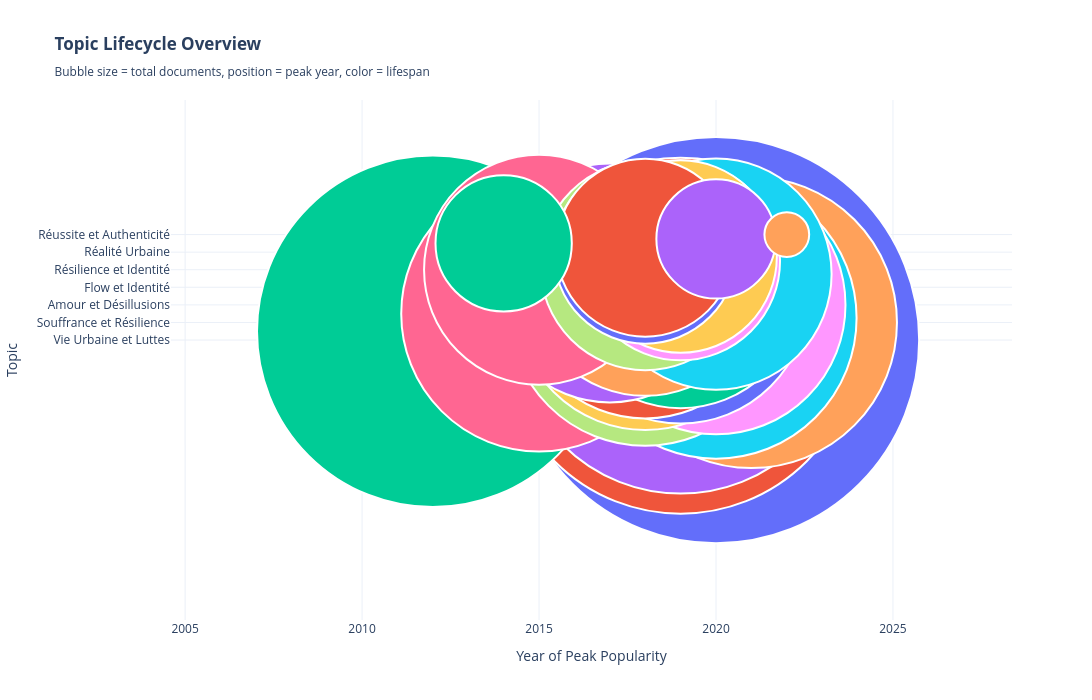

Notebook code for this chart:
### Code cell
#============ VIZ 14: TOPIC LIFECYCLE BUBBLE ============
fig14 = go.Figure()

for _, row in appearance_df.iterrows():
    fig14.add_trace(go.Scatter(
        x=[row['Peak_Year']],
        y=[row['Label']],
        mode='markers',
        marker=dict(
            size=row['Total_Documents'] / 20,  # Bubble size = total docs
            color=row['Lifespan_Years'],  # Color = lifespan
            colorscale='Viridis',
            showscale=False,
            line=dict(width=2, color='white')
        ),
        text=f"<b>{row['Label']}</b><br>" +
             f"Peak Year: {row['Peak_Year']}<br>" +
             f"Lifespan: {row['Lifespan_Years']} years<br>" +
             f"Total Docs: {row['Total_Documents']}<br>" +
             f"Trend: {row['Trend']}",
        hovertemplate='%{text}<extra></extra>',
        name=''
    ))

fig14.update_layout(
    title="<b>Topic Lifecycle Overview</b><br><sub>Bubble size = total documents, position = peak year, color = lifespan</sub>",
    xaxis_title="Year of Peak Popularity",
    yaxis_title="Topic",
    height=700,
    width=1200,
    template="plotly_white",
    showlegend=False,
    hovermode='closest'
)

fig14.write_html("viz_14_lifecycle_bubble.html")
print("✓ Saved: viz_14_lifecycle_bubble.html")
fig14

### Figure 1 — Plotly figure (JSON) as saved in the notebook; plotly's stock layout.template omitted (floating-point values rounded to 4 significant figures)
{"data": [{"hovertemplate": "%{text}<extra></extra>", "marker": {"color": 32, "colorscale": [[0, "#440154"], [0.1111, "#482878"], [0.2222, "#3e4989"], [0.3333, "#31688e"], [0.4444, "#26828e"], [0.5556, "#1f9e89"], [0.6667, "#35b779"], [0.7778, "#6ece58"], [0.8889, "#b5de2b"], [1, "#fde725"]], "line": {"color": "white", "width": 2}, "showscale": false, "size": 406.3}, "mode": "markers", "name": "", "text": "<b>Vie Urbaine et Luttes</b><br>Peak Year: 2020<br>Lifespan: 32 years<br>Total Docs: 8126<br>Trend: ↑ Rising", "type": "scatter", "x": [2020], "y": ["Vie Urbaine et Luttes"]}, {"hovertemplate": "%{text}<extra></extra>", "marker": {"color": 32, "colorscale": [[0, "#440154"], [0.1111, "#482878"], [0.2222, "#3e4989"], [0.3333, "#31688e"], [0.4444, "#26828e"], [0.5556, "#1f9e89"], [0.6667, "#35b779"], [0.7778, "#6ece58"], [0.8889, "#b5de2b"], [1, "#fde725"]], "line": {"color": "white", "width": 2}, "showscale": false, "size": 356}, "mode": "markers", "name": "", "text": "<b>Vie de Quartier</b><br>Peak Year: 2019<br>Lifespan: 32 years<br>Total Docs: 7120<br>Trend: ↑ Rising", "type": "scatter", "x": [2019], "y": ["Vie de Quartier"]}, {"hovertemplate": "%{text}<extra></extra>", "marker": {"color": 32, "colorscale": [[0, "#440154"], [0.1111, "#482878"], [0.2222, "#3e4989"], [0.3333, "#31688e"], [0.4444, "#26828e"], [0.5556, "#1f9e89"], [0.6667, "#35b779"], [0.7778, "#6ece58"], [0.8889, "#b5de2b"], [1, "#fde725"]], "line": {"color": "white", "width": 2}, "showscale": false, "size": 351.7}, "mode": "markers", "name": "", "text": "<b>Identité et Authenticité</b><br>Peak Year: 2012<br>Lifespan: 32 years<br>Total Docs: 7034<br>Trend: ↑ Rising", "type": "scatter", "x": [2012], "y": ["Identité et Authenticité"]}, {"hovertemplate": "%{text}<extra></extra>", "marker": {"color": 32, "colorscale": [[0, "#440154"], [0.1111, "#482878"], [0.2222, "#3e4989"], [0.3333, "#31688e"], [0.4444, "#26828e"], [0.5556, "#1f9e89"], [0.6667, "#35b779"], [0.7778, "#6ece58"], [0.8889, "#b5de2b"], [1, "#fde725"]], "line": {"color": "white", "width": 2}, "showscale": false, "size": 333.4}, "mode": "markers", "name": "", "text": "<b>Identité et Résilience</b><br>Peak Year: 2019<br>Lifespan: 32 years<br>Total Docs: 6667<br>Trend: ↑ Rising", "type": "scatter", "x": [2019], "y": ["Identité et Résilience"]}, {"hovertemplate": "%{text}<extra></extra>", "marker": {"color": 32, "colorscale": [[0, "#440154"], [0.1111, "#482878"], [0.2222, "#3e4989"], [0.3333, "#31688e"], [0.4444, "#26828e"], [0.5556, "#1f9e89"], [0.6667, "#35b779"], [0.7778, "#6ece58"], [0.8889, "#b5de2b"], [1, "#fde725"]], "line": {"color": "white", "width": 2}, "showscale": false, "size": 291.1}, "mode": "markers", "name": "", "text": "<b>Souffrance et Résilience</b><br>Peak Year: 2021<br>Lifespan: 32 years<br>Total Docs: 5822<br>Trend: ↑ Rising", "type": "scatter", "x": [2021], "y": ["Souffrance et Résilience"]}, {"hovertemplate": "%{text}<extra></extra>", "marker": {"color": 32, "colorscale": [[0, "#440154"], [0.1111, "#482878"], [0.2222, "#3e4989"], [0.3333, "#31688e"], [0.4444, "#26828e"], [0.5556, "#1f9e89"], [0.6667, "#35b779"], [0.7778, "#6ece58"], [0.8889, "#b5de2b"], [1, "#fde725"]], "line": {"color": "white", "width": 2}, "showscale": false, "size": 281.1}, "mode": "markers", "name": "", "text": "<b>Vie de Rue et Résilience</b><br>Peak Year: 2020<br>Lifespan: 32 years<br>Total Docs: 5623<br>Trend: ↑ Rising", "type": "scatter", "x": [2020], "y": ["Vie de Rue et Résilience"]}, {"hovertemplate": "%{text}<extra></extra>", "marker": {"color": 32, "colorscale": [[0, "#440154"], [0.1111, "#482878"], [0.2222, "#3e4989"], [0.3333, "#31688e"], [0.4444, "#26828e"], [0.5556, "#1f9e89"], [0.6667, "#35b779"], [0.7778, "#6ece58"], [0.8889, "#b5de2b"], [1, "#fde725"]], "line": {"color": "white", "width": 2}, "showscale": false, "size": 275.6}, "mode": "markers", "name": "", "text": "<b>Violence et Inégalités Sociales</b><br>Peak Year: 2015<br>Lifespan: 32 years<br>Total Docs: 5513<br>Trend: ↑ Rising", "type": "scatter", "x": [2015], "y": ["Violence et Inégalités Sociales"]}, {"hovertemplate": "%{text}<extra></extra>", "marker": {"color": 32, "colorscale": [[0, "#440154"], [0.1111, "#482878"], [0.2222, "#3e4989"], [0.3333, "#31688e"], [0.4444, "#26828e"], [0.5556, "#1f9e89"], [0.6667, "#35b779"], [0.7778, "#6ece58"], [0.8889, "#b5de2b"], [1, "#fde725"]], "line": {"color": "white", "width": 2}, "showscale": false, "size": 273.1}, "mode": "markers", "name": "", "text": "<b>Bouleversements sociaux et personnels</b><br>Peak Year: 2018<br>Lifespan: 32 years<br>Total Docs: 5462<br>Trend: ↑ Rising", "type": "scatter", "x": [2018], "y": ["Bouleversements sociaux et personnels"]}, {"hovertemplate": "%{text}<extra></extra>", "marker": {"color": 32, "colorscale": [[0, "#440154"], [0.1111, "#482878"], [0.2222, "#3e4989"], [0.3333, "#31688e"], [0.4444, "#26828e"], [0.5556, "#1f9e89"], [0.6667, "#35b779"], [0.7778, "#6ece58"], [0.8889, "#b5de2b"], [1, "#fde725"]], "line": {"color": "white", "width": 2}, "showscale": false, "size": 258.9}, "mode": "markers", "name": "", "text": "<b>Amour et Désillusions</b><br>Peak Year: 2020<br>Lifespan: 32 years<br>Total Docs: 5179<br>Trend: ↑ Rising", "type": "scatter", "x": [2020], "y": ["Amour et Désillusions"]}, {"hovertemplate": "%{text}<extra></extra>", "marker": {"color": 32, "colorscale": [[0, "#440154"], [0.1111, "#482878"], [0.2222, "#3e4989"], [0.3333, "#31688e"], [0.4444, "#26828e"], [0.5556, "#1f9e89"], [0.6667, "#35b779"], [0.7778, "#6ece58"], [0.8889, "#b5de2b"], [1, "#fde725"]], "line": {"color": "white", "width": 2}, "showscale": false, "size": 258.9}, "mode": "markers", "name": "", "text": "<b>Vie de Gangster</b><br>Peak Year: 2018<br>Lifespan: 32 years<br>Total Docs: 5177<br>Trend: ↑ Rising", "type": "scatter", "x": [2018], "y": ["Vie de Gangster"]}, {"hovertemplate": "%{text}<extra></extra>", "marker": {"color": 31, "colorscale": [[0, "#440154"], [0.1111, "#482878"], [0.2222, "#3e4989"], [0.3333, "#31688e"], [0.4444, "#26828e"], [0.5556, "#1f9e89"], [0.6667, "#35b779"], [0.7778, "#6ece58"], [0.8889, "#b5de2b"], [1, "#fde725"]], "line": {"color": "white", "width": 2}, "showscale": false, "size": 254.9}, "mode": "markers", "name": "", "text": "<b>Solitude et Réflexion</b><br>Peak Year: 2019<br>Lifespan: 31 years<br>Total Docs: 5098<br>Trend: ↑ Rising", "type": "scatter", "x": [2019], "y": ["Solitude et Réflexion"]}, {"hovertemplate": "%{text}<extra></extra>", "marker": {"color": 32, "colorscale": [[0, "#440154"], [0.1111, "#482878"], [0.2222, "#3e4989"], [0.3333, "#31688e"], [0.4444, "#26828e"], [0.5556, "#1f9e89"], [0.6667, "#35b779"], [0.7778, "#6ece58"], [0.8889, "#b5de2b"], [1, "#fde725"]], "line": {"color": "white", "width": 2}, "showscale": false, "size": 253.4}, "mode": "markers", "name": "", "text": "<b>Vie Urbaine et Résilience</b><br>Peak Year: 2018<br>Lifespan: 32 years<br>Total Docs: 5069<br>Trend: ↑ Rising", "type": "scatter", "x": [2018], "y": ["Vie Urbaine et Résilience"]}, {"hovertemplate": "%{text}<extra></extra>", "marker": {"color": 32, "colorscale": [[0, "#440154"], [0.1111, "#482878"], [0.2222, "#3e4989"], [0.3333, "#31688e"], [0.4444, "#26828e"], [0.5556, "#1f9e89"], [0.6667, "#35b779"], [0.7778, "#6ece58"], [0.8889, "#b5de2b"], [1, "#fde725"]], "line": {"color": "white", "width": 2}, "showscale": false, "size": 241.7}, "mode": "markers", "name": "", "text": "<b>Flow et Identité</b><br>Peak Year: 2019<br>Lifespan: 32 years<br>Total Docs: 4834<br>Trend: ↑ Rising", "type": "scatter", "x": [2019], "y": ["Flow et Identité"]}, {"hovertemplate": "%{text}<extra></extra>", "marker": {"color": 32, "colorscale": [[0, "#440154"], [0.1111, "#482878"], [0.2222, "#3e4989"], [0.3333, "#31688e"], [0.4444, "#26828e"], [0.5556, "#1f9e89"], [0.6667, "#35b779"], [0.7778, "#6ece58"], [0.8889, "#b5de2b"], [1, "#fde725"]], "line": {"color": "white", "width": 2}, "showscale": false, "size": 239}, "mode": "markers", "name": "", "text": "<b>Existentialisme et Résilience</b><br>Peak Year: 2017<br>Lifespan: 32 years<br>Total Docs: 4780<br>Trend: ↑ Rising", "type": "scatter", "x": [2017], "y": ["Existentialisme et Résilience"]}, {"hovertemplate": "%{text}<extra></extra>", "marker": {"color": 32, "colorscale": [[0, "#440154"], [0.1111, "#482878"], [0.2222, "#3e4989"], [0.3333, "#31688e"], [0.4444, "#26828e"], [0.5556, "#1f9e89"], [0.6667, "#35b779"], [0.7778, "#6ece58"], [0.8889, "#b5de2b"], [1, "#fde725"]], "line": {"color": "white", "width": 2}, "showscale": false, "size": 234.7}, "mode": "markers", "name": "", "text": "<b>Réalités de la Rue</b><br>Peak Year: 2018<br>Lifespan: 32 years<br>Total Docs: 4693<br>Trend: ↑ Rising", "type": "scatter", "x": [2018], "y": ["Réalités de la Rue"]}, {"hovertemplate": "%{text}<extra></extra>", "marker": {"color": 31, "colorscale": [[0, "#440154"], [0.1111, "#482878"], [0.2222, "#3e4989"], [0.3333, "#31688e"], [0.4444, "#26828e"], [0.5556, "#1f9e89"], [0.6667, "#35b779"], [0.7778, "#6ece58"], [0.8889, "#b5de2b"], [1, "#fde725"]], "line": {"color": "white", "width": 2}, "showscale": false, "size": 231.2}, "mode": "markers", "name": "", "text": "<b>Amour et Désillusion</b><br>Peak Year: 2020<br>Lifespan: 31 years<br>Total Docs: 4623<br>Trend: ↑ Rising", "type": "scatter", "x": [2020], "y": ["Amour et Désillusion"]}, {"hovertemplate": "%{text}<extra></extra>", "marker": {"color": 32, "colorscale": [[0, "#440154"], [0.1111, "#482878"], [0.2222, "#3e4989"], [0.3333, "#31688e"], [0.4444, "#26828e"], [0.5556, "#1f9e89"], [0.6667, "#35b779"], [0.7778, "#6ece58"], [0.8889, "#b5de2b"], [1, "#fde725"]], "line": {"color": "white", "width": 2}, "showscale": false, "size": 229.9}, "mode": "markers", "name": "", "text": "<b>Résilience et Identité</b><br>Peak Year: 2015<br>Lifespan: 32 years<br>Total Docs: 4599<br>Trend: ↑ Rising", "type": "scatter", "x": [2015], "y": ["Résilience et Identité"]}, {"hovertemplate": "%{text}<extra></extra>", "marker": {"color": 32, "colorscale": [[0, "#440154"], [0.1111, "#482878"], [0.2222, "#3e4989"], [0.3333, "#31688e"], [0.4444, "#26828e"], [0.5556, "#1f9e89"], [0.6667, "#35b779"], [0.7778, "#6ece58"], [0.8889, "#b5de2b"], [1, "#fde725"]], "line": {"color": "white", "width": 2}, "showscale": false, "size": 209.7}, "mode": "markers", "name": "", "text": "<b>Identité et Résistance</b><br>Peak Year: 2018<br>Lifespan: 32 years<br>Total Docs: 4194<br>Trend: ↑ Rising", "type": "scatter", "x": [2018], "y": ["Identité et Résistance"]}, {"hovertemplate": "%{text}<extra></extra>", "marker": {"color": 31, "colorscale": [[0, "#440154"], [0.1111, "#482878"], [0.2222, "#3e4989"], [0.3333, "#31688e"], [0.4444, "#26828e"], [0.5556, "#1f9e89"], [0.6667, "#35b779"], [0.7778, "#6ece58"], [0.8889, "#b5de2b"], [1, "#fde725"]], "line": {"color": "white", "width": 2}, "showscale": false, "size": 198.8}, "mode": "markers", "name": "", "text": "<b>Quête d'Identité</b><br>Peak Year: 2019<br>Lifespan: 31 years<br>Total Docs: 3977<br>Trend: ↑ Rising", "type": "scatter", "x": [2019], "y": ["Quête d'Identité"]}, {"hovertemplate": "%{text}<extra></extra>", "marker": {"color": 32, "colorscale": [[0, "#440154"], [0.1111, "#482878"], [0.2222, "#3e4989"], [0.3333, "#31688e"], [0.4444, "#26828e"], [0.5556, "#1f9e89"], [0.6667, "#35b779"], [0.7778, "#6ece58"], [0.8889, "#b5de2b"], [1, "#fde725"]], "line": {"color": "white", "width": 2}, "showscale": false, "size": 192.4}, "mode": "markers", "name": "", "text": "<b>Vies de Quartier</b><br>Peak Year: 2019<br>Lifespan: 32 years<br>Total Docs: 3849<br>Trend: ↑ Rising", "type": "scatter", "x": [2019], "y": ["Vies de Quartier"]}, {"hovertemplate": "%{text}<extra></extra>", "marker": {"color": 32, "colorscale": [[0, "#440154"], [0.1111, "#482878"], [0.2222, "#3e4989"], [0.3333, "#31688e"], [0.4444, "#26828e"], [0.5556, "#1f9e89"], [0.6667, "#35b779"], [0.7778, "#6ece58"], [0.8889, "#b5de2b"], [1, "#fde725"]], "line": {"color": "white", "width": 2}, "showscale": false, "size": 183}, "mode": "markers", "name": "", "text": "<b>Réalité Urbaine</b><br>Peak Year: 2018<br>Lifespan: 32 years<br>Total Docs: 3660<br>Trend: ↑ Rising", "type": "scatter", "x": [2018], "y": ["Réalité Urbaine"]}, {"hovertemplate": "%{text}<extra></extra>", "marker": {"color": 32, "colorscale": [[0, "#440154"], [0.1111, "#482878"], [0.2222, "#3e4989"], [0.3333, "#31688e"], [0.4444, "#26828e"], [0.5556, "#1f9e89"], [0.6667, "#35b779"], [0.7778, "#6ece58"], [0.8889, "#b5de2b"], [1, "#fde725"]], "line": {"color": "white", "width": 2}, "showscale": false, "size": 177.8}, "mode": "markers", "name": "", "text": "<b>Identité et Vie Urbaine</b><br>Peak Year: 2018<br>Lifespan: 32 years<br>Total Docs: 3557<br>Trend: ↑ Rising", "type": "scatter", "x": [2018], "y": ["Identité et Vie Urbaine"]}, {"hovertemplate": "%{text}<extra></extra>", "marker": {"color": 31, "colorscale": [[0, "#440154"], [0.1111, "#482878"], [0.2222, "#3e4989"], [0.3333, "#31688e"], [0.4444, "#26828e"], [0.5556, "#1f9e89"], [0.6667, "#35b779"], [0.7778, "#6ece58"], [0.8889, "#b5de2b"], [1, "#fde725"]], "line": {"color": "white", "width": 2}, "showscale": false, "size": 136.3}, "mode": "markers", "name": "", "text": "<b>Vie de Banlieue</b><br>Peak Year: 2014<br>Lifespan: 31 years<br>Total Docs: 2726<br>Trend: ↑ Rising", "type": "scatter", "x": [2014], "y": ["Vie de Banlieue"]}, {"hovertemplate": "%{text}<extra></extra>", "marker": {"color": 32, "colorscale": [[0, "#440154"], [0.1111, "#482878"], [0.2222, "#3e4989"], [0.3333, "#31688e"], [0.4444, "#26828e"], [0.5556, "#1f9e89"], [0.6667, "#35b779"], [0.7778, "#6ece58"], [0.8889, "#b5de2b"], [1, "#fde725"]], "line": {"color": "white", "width": 2}, "showscale": false, "size": 119.2}, "mode": "markers", "name": "", "text": "<b>Amour et Séduction</b><br>Peak Year: 2020<br>Lifespan: 32 years<br>Total Docs: 2385<br>Trend: ↑ Rising", "type": "scatter", "x": [2020], "y": ["Amour et Séduction"]}, {"hovertemplate": "%{text}<extra></extra>", "marker": {"color": 27, "colorscale": [[0, "#440154"], [0.1111, "#482878"], [0.2222, "#3e4989"], [0.3333, "#31688e"], [0.4444, "#26828e"], [0.5556, "#1f9e89"], [0.6667, "#35b779"], [0.7778, "#6ece58"], [0.8889, "#b5de2b"], [1, "#fde725"]], "line": {"color": "white", "width": 2}, "showscale": false, "size": 44.75}, "mode": "markers", "name": "", "text": "<b>Réussite et Authenticité</b><br>Peak Year: 2022<br>Lifespan: 27 years<br>Total Docs: 895<br>Trend: ↑ Rising", "type": "scatter", "x": [2022], "y": ["Réussite et Authenticité"]}], "layout": {"height": 700, "hovermode": "closest", "showlegend": false, "title": {"text": "<b>Topic Lifecycle Overview</b><br><sub>Bubble size = total documents, position = peak year, color = lifespan</sub>"}, "width": 1200, "xaxis": {"title": {"text": "Year of Peak Popularity"}}, "yaxis": {"title": {"text": "Topic"}}}}
